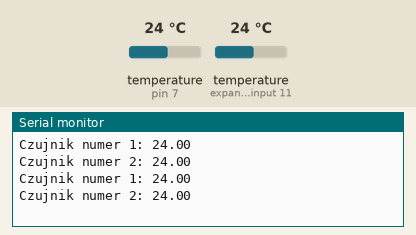
The sketch below on a simulated Arduino Uno, built with avr-gcc and run on an emulated ATmega328P. On the bench: the last lines printed to the serial monitor. Inputs (shaded band) come from the test bench; at power-on: temperature (sensors on pin 7, expander input 11) 24 °C.

Above: at 4.3 s.
4.4 s: temperature (sensor on pin 7) set to 12 °C
At 7.0 s:
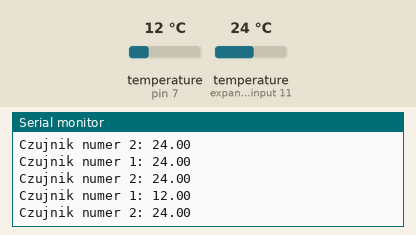
8.1 s: temperature (sensor on expander input 11) set to 12 °C
At 9.5 s:
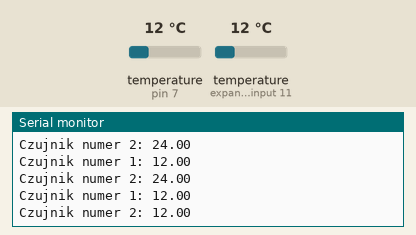
11.8 s: temperature (sensor on pin 7) set to 19 °C
At 13.2 s:
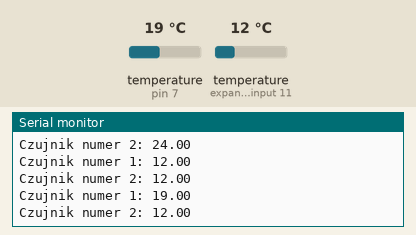
15.5 s: temperature (sensor on expander input 11) set to 19 °C
At 18.2 s:
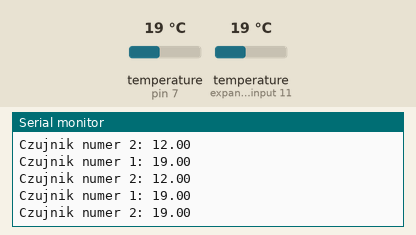
Timing chart, 0 to 19.7 s (numbered marks = the images above; inputs shaded):
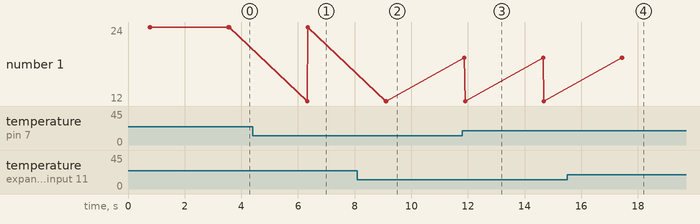

The sketch:

C3_2b.ino
```cpp
#include <OneWire.h>				// podłączamy bibliotekę
#include <DallasTemperature.h>			// podłączamy bibliotekę
OneWire linia_danych(7);		// tworzymy obiekt OneWire, z użyciem określonego pinu
DallasTemperature czujnik(&linia_danych); 	// wskazujemy OneWire

void setup()
{
  Serial.begin(9600);					// ustawienie prędkości komunikacji
  czujnik.begin();					// uruchamiamy bibliotękę
}
void loop()						// główna pętla
{
  czujnik.requestTemperatures();			// wysłanie polecenia pobrania temperatury
  Serial.print("Czujnik numer 1: ");			// wyświetlenie tekstu
  Serial.println(czujnik.getTempCByIndex(0));	// wyświetlenie tekstu - temperatury
  Serial.print("Czujnik numer 2: ");			// wyświetlenie tekstu
  Serial.println(czujnik.getTempCByIndex(1));	// wyświetlenie tekstu - temperatury
   Serial.print("\r\n");				// wyświetlenie tekstu
  delay(2000);					// czekaj wyznaczony czas
}
```

Measured:
- after the input at 4.4 s, the serial monitor: prints a new line after 1.9 s (image 1)
- after the input at 8.1 s, the serial monitor: prints a new line after 1.0 s (image 2)
- after the input at 11.8 s, the serial monitor: prints a new line after 0.08 s (image 3)
- after the input at 15.5 s, the serial monitor: prints a new line after 2.0 s (image 4)
